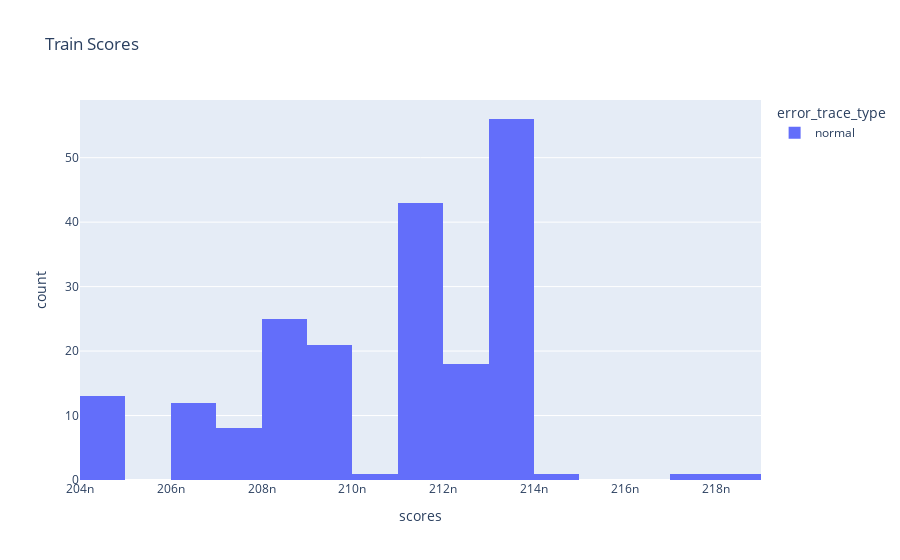
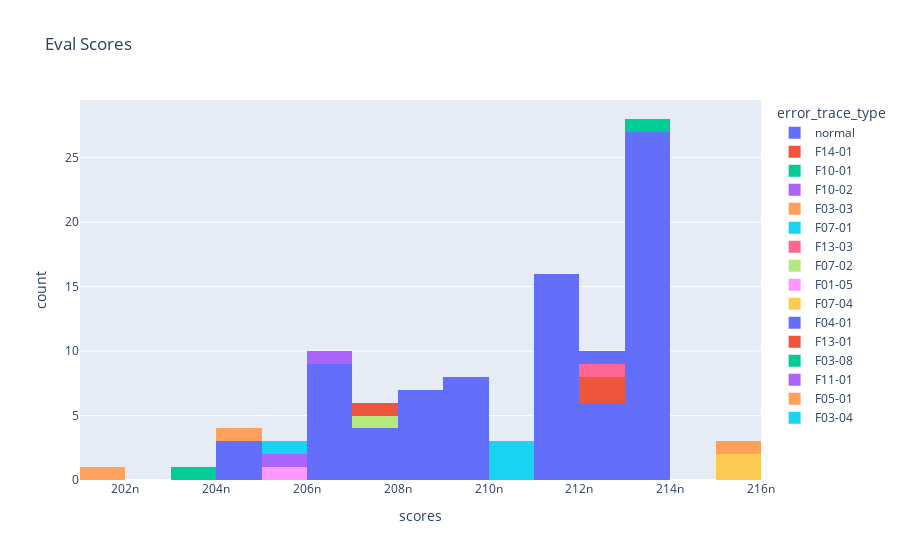

The notebook cell saved with these charts, in order:
### Code cell
px.histogram(train_result_df, x='scores', color='error_trace_type', title='Train Scores').show()
px.histogram(eval_result_df, x='scores', color='error_trace_type', title='Eval Scores')

### Figure 1 — Plotly figure (JSON) as saved in the notebook; plotly's stock layout.template omitted (floating-point values rounded to 4 significant figures; data arrays with more than 128 entries replaced by an {"elided": "..."} marker saying what was removed)
{"data": [{"alignmentgroup": "True", "bingroup": "x", "hovertemplate": "error_trace_type=normal<br>scores=%{x}<br>count=%{y}<extra></extra>", "legendgroup": "normal", "marker": {"color": "#636efa", "pattern": {"shape": ""}}, "name": "normal", "offsetgroup": "normal", "orientation": "v", "showlegend": true, "type": "histogram", "x": {"elided": "200 float values"}, "xaxis": "x", "yaxis": "y"}], "layout": {"barmode": "relative", "legend": {"title": {"text": "error_trace_type"}, "tracegroupgap": 0}, "title": {"text": "Train Scores"}, "xaxis": {"anchor": "y", "domain": [0, 1], "title": {"text": "scores"}}, "yaxis": {"anchor": "x", "domain": [0, 1], "title": {"text": "count"}}}}

### Figure 2 — Plotly figure (JSON) as saved in the notebook; plotly's stock layout.template omitted (floating-point values rounded to 4 significant figures)
{"data": [{"alignmentgroup": "True", "bingroup": "x", "hovertemplate": "error_trace_type=normal<br>scores=%{x}<br>count=%{y}<extra></extra>", "legendgroup": "normal", "marker": {"color": "#636efa", "pattern": {"shape": ""}}, "name": "normal", "offsetgroup": "normal", "orientation": "v", "showlegend": true, "type": "histogram", "x": [2.084e-07, 2.116e-07, 2.137e-07, 2.139e-07, 2.113e-07, 2.131e-07, 2.115e-07, 2.131e-07, 2.134e-07, 2.131e-07, 2.137e-07, 2.134e-07, 2.13e-07, 2.133e-07, 2.115e-07, 2.115e-07, 2.086e-07, 2.121e-07, 2.092e-07, 2.137e-07, 2.124e-07, 2.131e-07, 2.078e-07, 2.078e-07, 2.134e-07, 2.086e-07, 2.044e-07, 2.131e-07, 2.069e-07, 2.092e-07, 2.131e-07, 2.116e-07, 2.121e-07, 2.068e-07, 2.113e-07, 2.134e-07, 2.134e-07, 2.072e-07, 2.139e-07, 2.044e-07, 2.134e-07, 2.078e-07, 2.115e-07, 2.116e-07, 2.137e-07, 2.116e-07, 2.134e-07, 2.086e-07, 2.096e-07, 2.089e-07, 2.085e-07, 2.061e-07, 2.127e-07, 2.116e-07, 2.124e-07, 2.095e-07, 2.134e-07, 2.092e-07, 2.133e-07, 2.134e-07, 2.132e-07, 2.139e-07, 2.067e-07, 2.134e-07, 2.066e-07, 2.068e-07, 2.061e-07, 2.095e-07, 2.116e-07, 2.095e-07, 2.086e-07, 2.046e-07, 2.063e-07, 2.116e-07, 2.098e-07, 2.116e-07, 2.113e-07, 2.116e-07, 2.134e-07, 2.064e-07], "xaxis": "x", "yaxis": "y"}, {"alignmentgroup": "True", "bingroup": "x", "hovertemplate": "error_trace_type=F14-01<br>scores=%{x}<br>count=%{y}<extra></extra>", "legendgroup": "F14-01", "marker": {"color": "#EF553B", "pattern": {"shape": ""}}, "name": "F14-01", "offsetgroup": "F14-01", "orientation": "v", "showlegend": true, "type": "histogram", "x": [2.127e-07, 2.129e-07], "xaxis": "x", "yaxis": "y"}, {"alignmentgroup": "True", "bingroup": "x", "hovertemplate": "error_trace_type=F10-01<br>scores=%{x}<br>count=%{y}<extra></extra>", "legendgroup": "F10-01", "marker": {"color": "#00cc96", "pattern": {"shape": ""}}, "name": "F10-01", "offsetgroup": "F10-01", "orientation": "v", "showlegend": true, "type": "histogram", "x": [2.038e-07], "xaxis": "x", "yaxis": "y"}, {"alignmentgroup": "True", "bingroup": "x", "hovertemplate": "error_trace_type=F10-02<br>scores=%{x}<br>count=%{y}<extra></extra>", "legendgroup": "F10-02", "marker": {"color": "#ab63fa", "pattern": {"shape": ""}}, "name": "F10-02", "offsetgroup": "F10-02", "orientation": "v", "showlegend": true, "type": "histogram", "x": [2.065e-07], "xaxis": "x", "yaxis": "y"}, {"alignmentgroup": "True", "bingroup": "x", "hovertemplate": "error_trace_type=F03-03<br>scores=%{x}<br>count=%{y}<extra></extra>", "legendgroup": "F03-03", "marker": {"color": "#FFA15A", "pattern": {"shape": ""}}, "name": "F03-03", "offsetgroup": "F03-03", "orientation": "v", "showlegend": true, "type": "histogram", "x": [2.015e-07, 2.041e-07], "xaxis": "x", "yaxis": "y"}, {"alignmentgroup": "True", "bingroup": "x", "hovertemplate": "error_trace_type=F07-01<br>scores=%{x}<br>count=%{y}<extra></extra>", "legendgroup": "F07-01", "marker": {"color": "#19d3f3", "pattern": {"shape": ""}}, "name": "F07-01", "offsetgroup": "F07-01", "orientation": "v", "showlegend": true, "type": "histogram", "x": [2.107e-07, 2.107e-07, 2.107e-07], "xaxis": "x", "yaxis": "y"}, {"alignmentgroup": "True", "bingroup": "x", "hovertemplate": "error_trace_type=F13-03<br>scores=%{x}<br>count=%{y}<extra></extra>", "legendgroup": "F13-03", "marker": {"color": "#FF6692", "pattern": {"shape": ""}}, "name": "F13-03", "offsetgroup": "F13-03", "orientation": "v", "showlegend": true, "type": "histogram", "x": [2.122e-07], "xaxis": "x", "yaxis": "y"}, {"alignmentgroup": "True", "bingroup": "x", "hovertemplate": "error_trace_type=F07-02<br>scores=%{x}<br>count=%{y}<extra></extra>", "legendgroup": "F07-02", "marker": {"color": "#B6E880", "pattern": {"shape": ""}}, "name": "F07-02", "offsetgroup": "F07-02", "orientation": "v", "showlegend": true, "type": "histogram", "x": [2.073e-07], "xaxis": "x", "yaxis": "y"}, {"alignmentgroup": "True", "bingroup": "x", "hovertemplate": "error_trace_type=F01-05<br>scores=%{x}<br>count=%{y}<extra></extra>", "legendgroup": "F01-05", "marker": {"color": "#FF97FF", "pattern": {"shape": ""}}, "name": "F01-05", "offsetgroup": "F01-05", "orientation": "v", "showlegend": true, "type": "histogram", "x": [2.052e-07], "xaxis": "x", "yaxis": "y"}, {"alignmentgroup": "True", "bingroup": "x", "hovertemplate": "error_trace_type=F07-04<br>scores=%{x}<br>count=%{y}<extra></extra>", "legendgroup": "F07-04", "marker": {"color": "#FECB52", "pattern": {"shape": ""}}, "name": "F07-04", "offsetgroup": "F07-04", "orientation": "v", "showlegend": true, "type": "histogram", "x": [2.156e-07, 2.159e-07], "xaxis": "x", "yaxis": "y"}, {"alignmentgroup": "True", "bingroup": "x", "hovertemplate": "error_trace_type=F04-01<br>scores=%{x}<br>count=%{y}<extra></extra>", "legendgroup": "F04-01", "marker": {"color": "#636efa", "pattern": {"shape": ""}}, "name": "F04-01", "offsetgroup": "F04-01", "orientation": "v", "showlegend": true, "type": "histogram", "x": [2.126e-07], "xaxis": "x", "yaxis": "y"}, {"alignmentgroup": "True", "bingroup": "x", "hovertemplate": "error_trace_type=F13-01<br>scores=%{x}<br>count=%{y}<extra></extra>", "legendgroup": "F13-01", "marker": {"color": "#EF553B", "pattern": {"shape": ""}}, "name": "F13-01", "offsetgroup": "F13-01", "orientation": "v", "showlegend": true, "type": "histogram", "x": [2.078e-07], "xaxis": "x", "yaxis": "y"}, {"alignmentgroup": "True", "bingroup": "x", "hovertemplate": "error_trace_type=F03-08<br>scores=%{x}<br>count=%{y}<extra></extra>", "legendgroup": "F03-08", "marker": {"color": "#00cc96", "pattern": {"shape": ""}}, "name": "F03-08", "offsetgroup": "F03-08", "orientation": "v", "showlegend": true, "type": "histogram", "x": [2.132e-07], "xaxis": "x", "yaxis": "y"}, {"alignmentgroup": "True", "bingroup": "x", "hovertemplate": "error_trace_type=F11-01<br>scores=%{x}<br>count=%{y}<extra></extra>", "legendgroup": "F11-01", "marker": {"color": "#ab63fa", "pattern": {"shape": ""}}, "name": "F11-01", "offsetgroup": "F11-01", "orientation": "v", "showlegend": true, "type": "histogram", "x": [2.055e-07], "xaxis": "x", "yaxis": "y"}, {"alignmentgroup": "True", "bingroup": "x", "hovertemplate": "error_trace_type=F05-01<br>scores=%{x}<br>count=%{y}<extra></extra>", "legendgroup": "F05-01", "marker": {"color": "#FFA15A", "pattern": {"shape": ""}}, "name": "F05-01", "offsetgroup": "F05-01", "orientation": "v", "showlegend": true, "type": "histogram", "x": [2.156e-07], "xaxis": "x", "yaxis": "y"}, {"alignmentgroup": "True", "bingroup": "x", "hovertemplate": "error_trace_type=F03-04<br>scores=%{x}<br>count=%{y}<extra></extra>", "legendgroup": "F03-04", "marker": {"color": "#19d3f3", "pattern": {"shape": ""}}, "name": "F03-04", "offsetgroup": "F03-04", "orientation": "v", "showlegend": true, "type": "histogram", "x": [2.056e-07], "xaxis": "x", "yaxis": "y"}], "layout": {"barmode": "relative", "legend": {"title": {"text": "error_trace_type"}, "tracegroupgap": 0}, "title": {"text": "Eval Scores"}, "xaxis": {"anchor": "y", "domain": [0, 1], "title": {"text": "scores"}}, "yaxis": {"anchor": "x", "domain": [0, 1], "title": {"text": "count"}}}}
